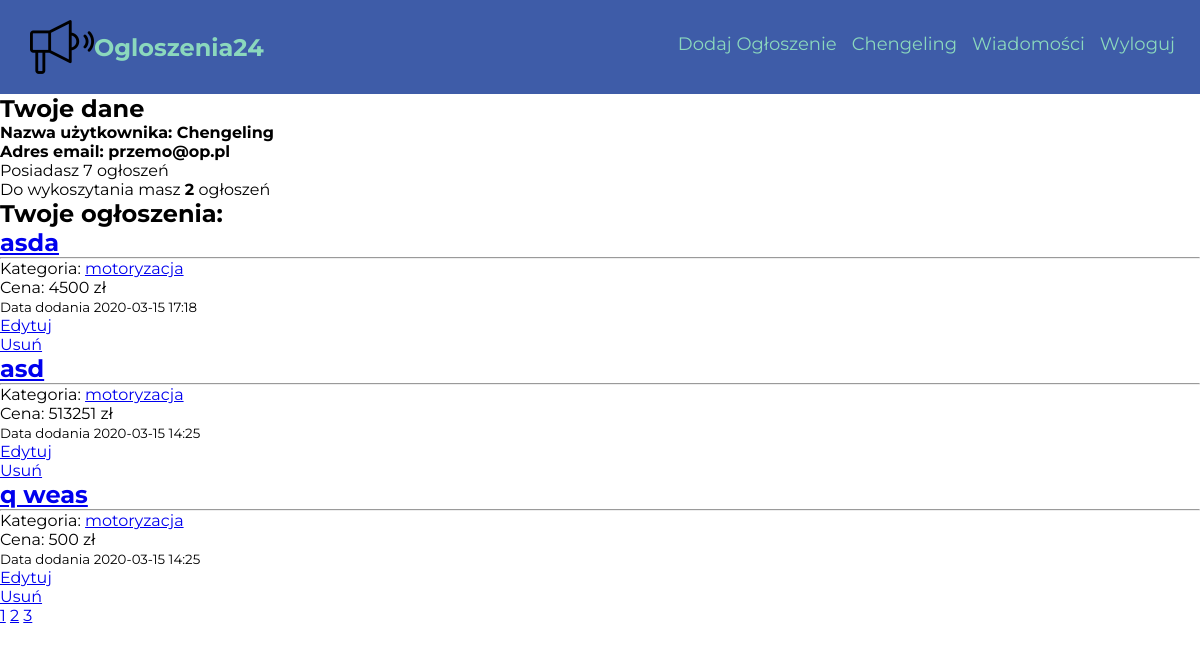
The app's page /moje-konto/ (signed in), older data.
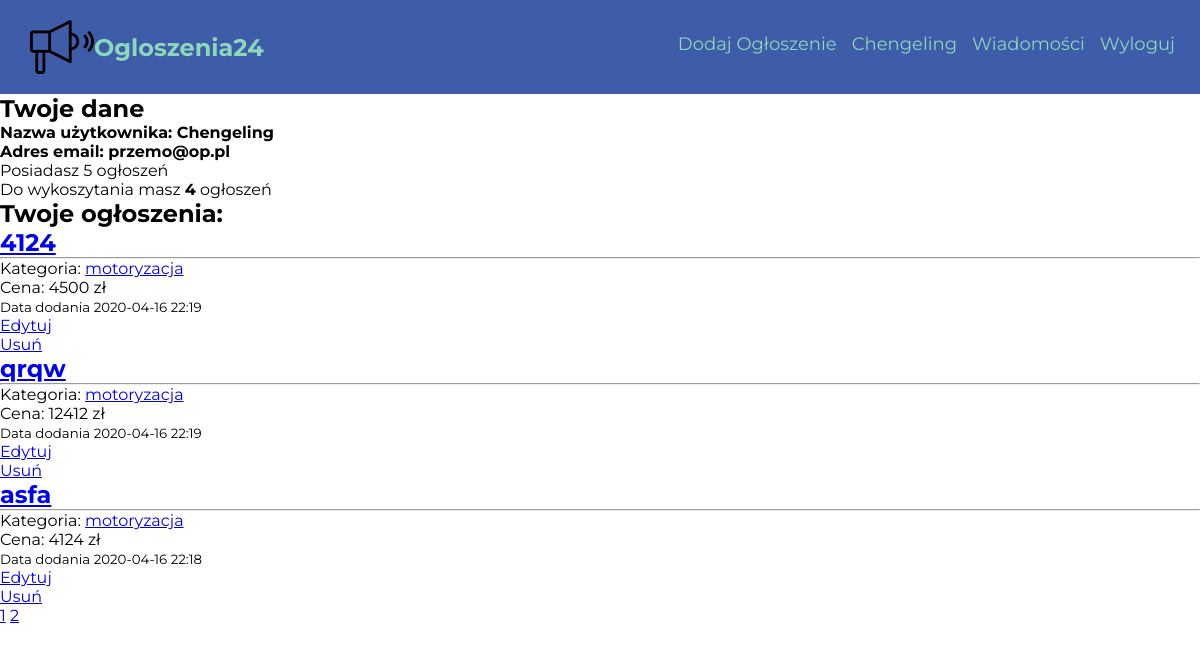
The same page, newer data.
### Ogloszenia24/models.py (models this page shows, shortened)
class Advert(db.Model):
    __searchable__ = ['title']
    id = db.Column(db.Integer, primary_key=True)
    date = db.Column(db.DateTime, nullable=False, default = datetime.utcnow)
    title = db.Column(db.String(100), nullable=False)
    content = db.Column(db.Text, nullable = False)
    user_id = db.Column(db.Integer, db.ForeignKey('user.id'), nullable=False)
    category = db.Column(db.String(50), nullable=False)
    price = db.Column(db.Integer)
    city = db.Column(db.String(), nullable=False)

### Ogloszenia24/views.py (the view)
@app.route("/moje-konto/", methods=['GET', 'POST'])
@login_required
def account():
    user = current_user
    number_of_ads = Advert.query.filter_by(user_id = user.id).count()
    page = request.args.get("page", default = 1, type=int)
    ads = Advert.query.filter_by(user_id = user.id).order_by(Advert.date.desc()).paginate(per_page=3)
    return render_template('user.html', user=user, ads = ads,messages = messages, number_of_ads=number_of_ads, title="Konto użytkownika {}".format(user.username.capitalize()))

### Ogloszenia24/models.py (called while the page is built)
@login_manager.user_loader
def load_user(id):
    return User.query.get(int(id))

### Ogloszenia24/templates/user.html
{% extends 'layout.html' %}
{% block content %}
<div class="user-info">
  <h2>Twoje dane</h2>
  <h4>Nazwa użytkownika: {{ user.username }}</h4>
  <h4>Adres email: {{ user.email }}</h4>
  <p>Posiadasz {{ number_of_ads }} ogłoszeń</p>
  <p>Do wykoszytania masz <strong>{{ 9 - number_of_ads }}</strong> ogłoszeń</p>
  <h2>Twoje ogłoszenia: </h2>
  <div class="user-ads">
    {% for ad in ads.items %}
    <div class="user-ad">
      <h2><a href="{{ url_for('show_advert', advert_id=ad.id) }}"> {{ ad.title }}</a></h2>
      <hr>
      <p>Kategoria: <a href="{{ url_for('search_results', category=ad.category) }}"> {{ ad.category }} </a></p>
      <p>Cena: {{ ad.price }} zł</p>
      <small> Data dodania {{ ad.date.strftime('%Y-%m-%d %H:%M') }}</small>
      <div class="edit">
        <div class="edit-ad"><a href="{{ url_for('update_advert', advert_id=ad.id) }}">Edytuj</a></div>
        <div class="delete-ad"><a href="{{ url_for('delete_advert', advert_id=ad.id) }}">Usuń</a></div>
      </div>
    </div>
    {% endfor %}
  </div>
  <div class="pages">
  {% for page_num in ads.iter_pages() %}
      {% if page_num %}
        <a href="{{ url_for('account', page=page_num) }}">{{ page_num }}</a>
      {% else %}
        ...
      {% endif %}
  {% endfor %}
  </div>
</div>
{% endblock %}

Row changes from the older to the newer data that the page shows:
removed Advert: title "asda", category "motoryzacja", price "4500", date "2020-03-15 17:18"
removed Advert: title "asd", category "motoryzacja", price "513251", date "2020-03-15 14:25"
removed Advert: title "q weas", category "motoryzacja", price "500", date "2020-03-15 14:25"
now on this page (row edited): Advert: title "4124", category "motoryzacja", price "4500", date "2020-04-16 22:19"
added Advert: title "qrqw", category "motoryzacja", price "12412", date "2020-04-16 22:19"
added Advert: title "asfa", category "motoryzacja", price "4124", date "2020-04-16 22:18"
Text that changed along with them:
{{ number_of_ads }}: "7" → "5"
{{ 9 - number_of_ads }}: "2" → "4"
list line gone: "3"
